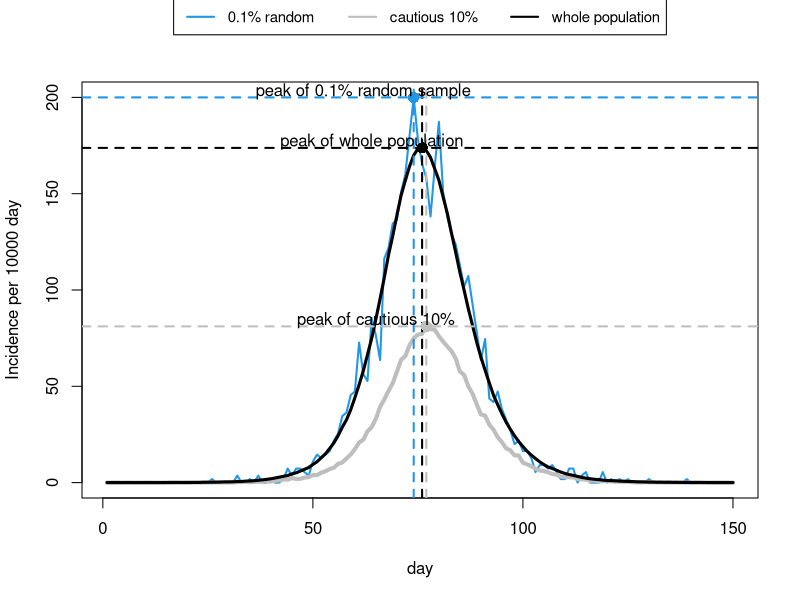
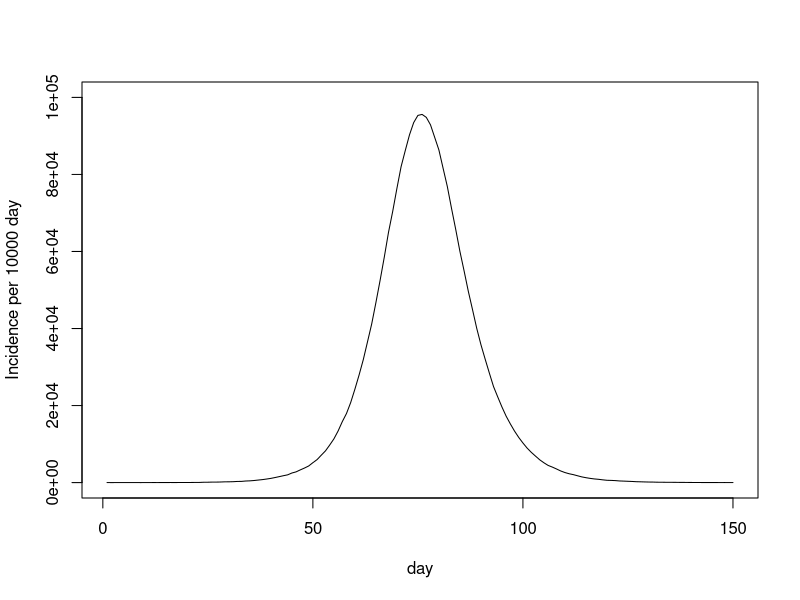

These charts were generated, in order, by the following R code: (Note: a time limit stopped this script after it produced the figures.)
seir <- function(n=5.5e+6,ne=10,nt=150,gamma=1/3,delta=1/5) {
  ## SEIR stochastic simulation model.
  ## n = population size; ne = initially at E state; nt = number of days ## gamma = daily prob E -> I; delta = daily prob I -> R;
  lambda <- 0.4/n
  x <- rep(0,n) ## initialize to susceptible state
  beta <- rlnorm(n,0,0.5); beta <- beta/mean(beta) ## individual infection rates 
  #Now we want to find:
  #1. the number of new infections each day
  #2. the number of new infections among the 10% of the population with the lowest βi values
  #3. the number of new infections in a random sample of 0.1% of the population.
  #So we firstly create list of index with the following features
  index1 <- order(beta)[1:(0.1*n)]#create a list of index of the number of new infections among the 10% of the population in increasing order using 'order' function  
  index2 <- sample(n,0.001*n,replace=FALSE)
  x[1:ne] <- 1 ## create some infectives
  S <- E_new <- E_low <- E_random <- S_low <- S_random <-rep(0,nt) ## E <- I <- R <-  set up storage for pop in each state 
  S[1] <- E_new[1] <- n-ne;
  S_low[1] <- sum(x[index1]==0); S_random[1] <- sum(x[index2]==0)
  E_low[1] <- sum(x[index1]==1); E_random[1] <- sum(x[index2]==1) ## initialize
  for (i in 2:nt) { ## loop over days
    u <- runif(n) ## uniform random deviates
    Iota<-sum(beta[x==1])
    x[x==2&u<delta] <- 3 ## I -> R with prob delta 
    x[x==1&u<gamma] <- 2 ## E -> I with prob gamma 
    x[x==0&u<lambda*beta*Iota] <- 1 ## S -> E with prob beta*I[i-1] 
    S[i] <- sum(x==0) #; E[i] <- sum(x==1); I[i] <- sum(x==2); R[i] <- sum(x==3)
    S_low[i]<- sum(x[index1]==0); S_random[i]<- sum(x[index2]==0)
    E_new[i]<- S[i-1]-S[i]; E_low[i]<- S_low[i-1]-S_low[i]; E_random[i]<- S_random[i-1]-S_random[i]
  }
  E_new[1] <- ne
  list(S=S,beta=beta,E_new=E_new,E_low=E_low,E_random=E_random) #E=E,I=I,R=R,
} ## seir
set.seed(3)
ep <- seir() ## run simulation 

n=5.5e+6
ep_new <- ep$E_new/n*10000
ep_low <- ep$E_low/n/0.1*10000
ep_random <- ep$E_random/n/0.001*10000

plot(ep_random,ylim=c(0,max(ep_new,ep_low,ep_random)),xlab="day",ylab="Incidence per 10000 day", type="l",col=4,lwd=2) ## E black
lines(ep_low,col="grey",lwd=4); lines(ep_new, col="black",lwd=3)

abline(h=max(ep_new), v=which(ep_new == max(ep_new)), lty=2, col="black", lwd=2)
abline(h=max(ep_low), v=which(ep_low == max(ep_low)), lty=2, col= "grey",lwd=2)
abline(h=max(ep_random), v=which(ep_random == max(ep_random)), lty=2, col=4,lwd=2)

points(which(ep_new == max(ep_new)),max(ep_new), col="black",cex=1.5,pch=16)
text(which(ep_new == max(ep_new))-12,max(ep_new)+3, "peak of whole population")

points(which(ep_low == max(ep_low)),max(ep_low), col="grey",cex=1.5,pch=16)
text(which(ep_low == max(ep_low))-12,max(ep_low)+3, "peak of cautious 10%")

points(which(ep_random == max(ep_random)),max(ep_random), col=4,cex=1.5,pch=16)
text(which(ep_random == max(ep_random))-12,max(ep_random)+3, "peak of 0.1% random sample")
#zoom

legend("top",legend=c("0.1% random","cautious 10%","whole population"),inset=c(0,-0.2),
       col=c(4,"grey","black"),lty=1,lwd=2,xpd = TRUE,horiz=T,cex=0.9)



plot(ep$E_new,ylim=c(0,100000),xlab="day",ylab="Incidence per 10000 day",type="l",col="black",lwd=1) ## E black

for (i in 1:9) {
  n=5.5e+6
  ep<-seir()
  ep_new <- ep$E_new
  lines(ep_new,col="black",lwd=1)
  abline(h=max(ep_new), v=which(ep_new == max(ep_new)), lty=2, col="black", lwd=1)
}
